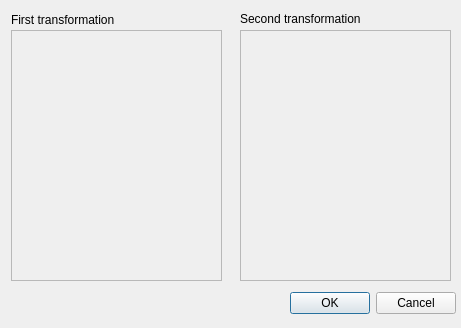
<?xml version="1.0" encoding="UTF-8"?>
<ui version="4.0">
 <class>Dialog</class>
 <widget class="QDialog" name="Dialog">
  <property name="geometry">
   <rect>
    <x>0</x>
    <y>0</y>
    <width>461</width>
    <height>328</height>
   </rect>
  </property>
  <property name="windowTitle">
   <string>Combine transformations</string>
  </property>
  <widget class="QDialogButtonBox" name="buttonBox">
   <property name="geometry">
    <rect>
     <x>280</x>
     <y>290</y>
     <width>176</width>
     <height>27</height>
    </rect>
   </property>
   <property name="orientation">
    <enum>Qt::Horizontal</enum>
   </property>
   <property name="standardButtons">
    <set>QDialogButtonBox::Cancel|QDialogButtonBox::Ok</set>
   </property>
  </widget>
  <widget class="QLabel" name="label">
   <property name="geometry">
    <rect>
     <x>11</x>
     <y>11</y>
     <width>130</width>
     <height>17</height>
    </rect>
   </property>
   <property name="sizePolicy">
    <sizepolicy hsizetype="Preferred" vsizetype="Fixed">
     <horstretch>0</horstretch>
     <verstretch>0</verstretch>
    </sizepolicy>
   </property>
   <property name="text">
    <string>First transformation</string>
   </property>
  </widget>
  <widget class="QFrame" name="transformation1">
   <property name="geometry">
    <rect>
     <x>11</x>
     <y>30</y>
     <width>211</width>
     <height>251</height>
    </rect>
   </property>
   <property name="sizePolicy">
    <sizepolicy hsizetype="Expanding" vsizetype="MinimumExpanding">
     <horstretch>0</horstretch>
     <verstretch>0</verstretch>
    </sizepolicy>
   </property>
   <property name="frameShape">
    <enum>QFrame::StyledPanel</enum>
   </property>
   <property name="frameShadow">
    <enum>QFrame::Raised</enum>
   </property>
  </widget>
  <widget class="QLabel" name="label_2">
   <property name="geometry">
    <rect>
     <x>240</x>
     <y>10</y>
     <width>149</width>
     <height>17</height>
    </rect>
   </property>
   <property name="sizePolicy">
    <sizepolicy hsizetype="Preferred" vsizetype="Fixed">
     <horstretch>0</horstretch>
     <verstretch>0</verstretch>
    </sizepolicy>
   </property>
   <property name="text">
    <string>Second transformation</string>
   </property>
  </widget>
  <widget class="QFrame" name="transformation2">
   <property name="geometry">
    <rect>
     <x>240</x>
     <y>30</y>
     <width>211</width>
     <height>251</height>
    </rect>
   </property>
   <property name="sizePolicy">
    <sizepolicy hsizetype="Expanding" vsizetype="MinimumExpanding">
     <horstretch>0</horstretch>
     <verstretch>0</verstretch>
    </sizepolicy>
   </property>
   <property name="frameShape">
    <enum>QFrame::StyledPanel</enum>
   </property>
   <property name="frameShadow">
    <enum>QFrame::Raised</enum>
   </property>
  </widget>
 </widget>
 <resources/>
 <connections>
  <connection>
   <sender>buttonBox</sender>
   <signal>accepted()</signal>
   <receiver>Dialog</receiver>
   <slot>accept()</slot>
   <hints>
    <hint type="sourcelabel">
     <x>248</x>
     <y>254</y>
    </hint>
    <hint type="destinationlabel">
     <x>157</x>
     <y>274</y>
    </hint>
   </hints>
  </connection>
  <connection>
   <sender>buttonBox</sender>
   <signal>rejected()</signal>
   <receiver>Dialog</receiver>
   <slot>reject()</slot>
   <hints>
    <hint type="sourcelabel">
     <x>316</x>
     <y>260</y>
    </hint>
    <hint type="destinationlabel">
     <x>286</x>
     <y>274</y>
    </hint>
   </hints>
  </connection>
 </connections>
</ui>
